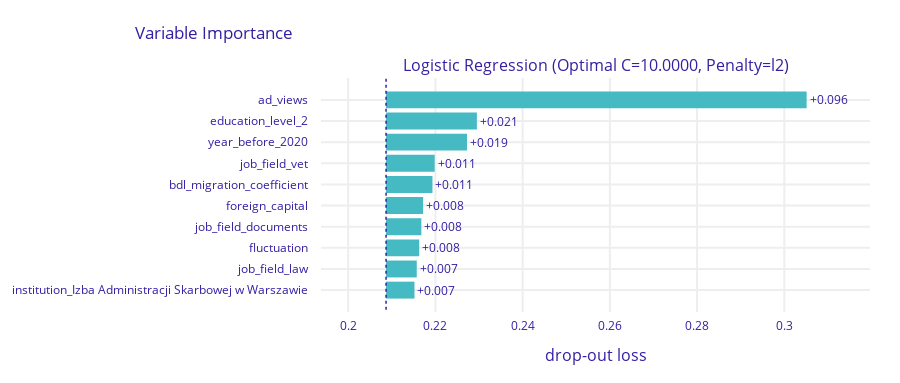

Notebook code cell kept with this figure:
### Code cell
# Feature importance including 1hot encoded institutions.
fi_result_institutions = log_regression(
    df_model_institutions,
    df_test_institutions,
    penalty='l2',
    solver='liblinear',
    cv=10,
    original_categorical_cols = ['job_field', 'position_category', 'education_level', 'institution']
)
print(fi_result_institutions)

### Figure 1 — Plotly figure (JSON) as saved in the notebook; plotly's stock layout.template omitted (floating-point values rounded to 4 significant figures)
{"data": [{"base": 0.2087, "hoverinfo": "text", "hoverlabel": {"bgcolor": "rgba(0,0,0,0.8)"}, "hovertext": ["Model: Logistic Regression (Optimal C=10.0000, Penalty=l2) loss after<br>variable: ad_views is permuted: 0.305<br>Drop-out loss change: +0.096", "Model: Logistic Regression (Optimal C=10.0000, Penalty=l2) loss after<br>variable: education_level_2 is permuted: 0.23<br>Drop-out loss change: +0.021", "Model: Logistic Regression (Optimal C=10.0000, Penalty=l2) loss after<br>variable: year_before_2020 is permuted: 0.227<br>Drop-out loss change: +0.019", "Model: Logistic Regression (Optimal C=10.0000, Penalty=l2) loss after<br>variable: job_field_vet is permuted: 0.22<br>Drop-out loss change: +0.011", "Model: Logistic Regression (Optimal C=10.0000, Penalty=l2) loss after<br>variable: bdl_migration_coefficient is permuted: 0.219<br>Drop-out loss change: +0.011", "Model: Logistic Regression (Optimal C=10.0000, Penalty=l2) loss after<br>variable: foreign_capital is permuted: 0.217<br>Drop-out loss change: +0.008", "Model: Logistic Regression (Optimal C=10.0000, Penalty=l2) loss after<br>variable: job_field_documents is permuted: 0.217<br>Drop-out loss change: +0.008", "Model: Logistic Regression (Optimal C=10.0000, Penalty=l2) loss after<br>variable: fluctuation is permuted: 0.216<br>Drop-out loss change: +0.008", "Model: Logistic Regression (Optimal C=10.0000, Penalty=l2) loss after<br>variable: job_field_law is permuted: 0.216<br>Drop-out loss change: +0.007", "Model: Logistic Regression (Optimal C=10.0000, Penalty=l2) loss after<br>variable: institution_Izba Administracji Skarbowej w Warszawie is permuted: 0.215<br>Drop-out loss change: +0.007"], "marker": {"color": "#46bac2"}, "orientation": "h", "showlegend": false, "text": ["+0.096", "+0.021", "+0.019", "+0.011", "+0.011", "+0.008", "+0.008", "+0.008", "+0.007", "+0.007"], "textposition": "outside", "x": [0.09643, 0.02083, 0.01855, 0.01115, 0.01064, 0.008491, 0.008088, 0.007603, 0.007038, 0.006518], "y": ["ad_views", "education_level_2", "year_before_2020", "job_field_vet", "bdl_migration_coefficient", "foreign_capital", "job_field_documents", "fluctuation", "job_field_law", "institution_Izba Administracji Skarbowej w Warszawie"], "type": "bar", "xaxis": "x", "yaxis": "y"}], "layout": {"xaxis": {"anchor": "y", "domain": [0.0, 1.0], "type": "linear", "gridwidth": 2, "zeroline": false, "automargin": true, "ticks": "outside", "tickcolor": "white", "ticklen": 3, "fixedrange": true, "range": [0.1938, 0.3196]}, "yaxis": {"anchor": "x", "domain": [0.0, 1.0], "type": "category", "autorange": "reversed", "gridwidth": 2, "automargin": true, "ticks": "outside", "tickcolor": "white", "ticklen": 10, "fixedrange": true}, "annotations": [{"font": {"size": 16}, "showarrow": false, "text": "Logistic Regression (Optimal C=10.0000, Penalty=l2)", "x": 0.5, "xanchor": "center", "xref": "paper", "y": 1.0, "yanchor": "bottom", "yref": "paper"}, {"font": {"size": 16}, "showarrow": false, "text": "drop-out loss", "x": 0.5, "xanchor": "center", "xref": "paper", "y": 0, "yanchor": "top", "yref": "paper", "yshift": -30}], "shapes": [{"line": {"color": "#371ea3", "dash": "dot", "width": 1.5}, "type": "line", "x0": 0.2087, "x1": 0.2087, "xref": "x", "y0": -1, "y1": 10, "yref": "y"}], "title": {"text": "Variable Importance", "x": 0.15}, "font": {"color": "#371ea3"}, "margin": {"t": 78, "b": 71, "r": 30}, "height": 383.0}}
